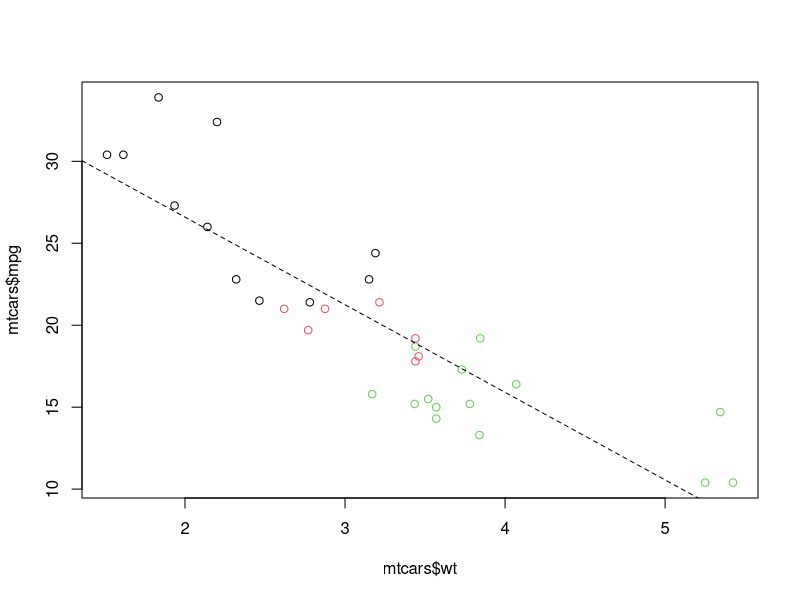
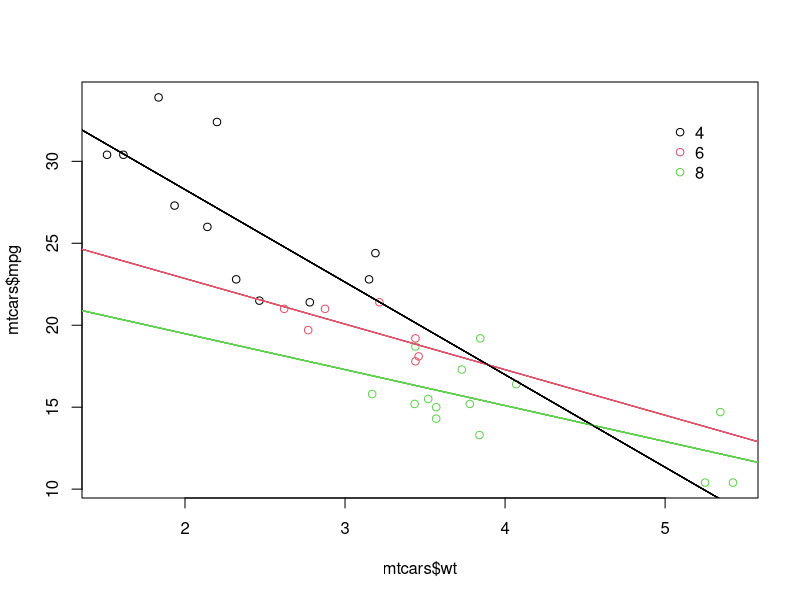

The R source for these figures, in order:
# EXERCISE
# base package and ggplot2, part 2 - lm
# If you want to add a linear model to your plot, shown right, you can define it with lm() and then plot the resulting linear model with abline(). However, if you want a model for each subgroup, according to cylinders, then you have a couple of options.

# You can subset your data, and then calculate the lm() and plot each subset separately. Alternatively, you can vectorize over the cyl variable using lapply() and combine this all in one step. This option is already prepared for you.

# The code to the right contains a call to the function lapply(), which you might not have seen before. This function takes as input a vector and a function. Then lapply() applies the function it was given to each element of the vector and returns the results in a list. In this case, lapply() takes each element of mtcars$cyl and calls the function defined in the second argument. This function takes a value of mtcars$cyl and then subsets the data so that only rows with cyl == x are used. Then it fits a linear model to the filtered dataset and uses that model to add a line to the plot with the abline() function.

# Now that you have an interesting plot, there is a very important aspect missing - the legend!

# In base package you have to take care of this using the legend() function. This has been done for you in the predefined code.

# INSTRUCTIONS
# 100 XP
# INSTRUCTIONS
# 100 XP
# Fill in the lm() function to calculate a linear model of mpg described by wt and save it as an object called carModel.
# Draw the linear model on the scatterplot.
# Write code that calls abline() with carModel as the first argument. Set the line type by passing the argument lty = 2.
# Run the code that generates the basic plot and the call to abline() all at once by highlighting both parts of the script and hitting control/command + enter on your keyboard. These lines must all be run together in the DataCamp R console so that R will be able to find the plot you want to add a line to.
# Run the code already given to generate the plot with a different model for each group. You don't need to modify any of this.

# Use lm() to calculate a linear model and save it as carModel
carModel <- lm(mpg ~ wt, data = mtcars)

# Basic plot
mtcars$cyl <- as.factor(mtcars$cyl)
plot(mtcars$wt, mtcars$mpg, col = mtcars$cyl)

# Call abline() with carModel as first argument and set lty to 2
abline(carModel, lty = 2)

# Plot each subset efficiently with lapply
# You don't have to edit this code
plot(mtcars$wt, mtcars$mpg, col = mtcars$cyl)
lapply(mtcars$cyl, function(x) {
  abline(lm(mpg ~ wt, mtcars, subset = (cyl == x)), col = x)
  })

# This code will draw the legend of the plot
# You don't have to edit this code
legend(x = 5, y = 33, legend = levels(mtcars$cyl),
       col = 1:3, pch = 1, bty = "n")